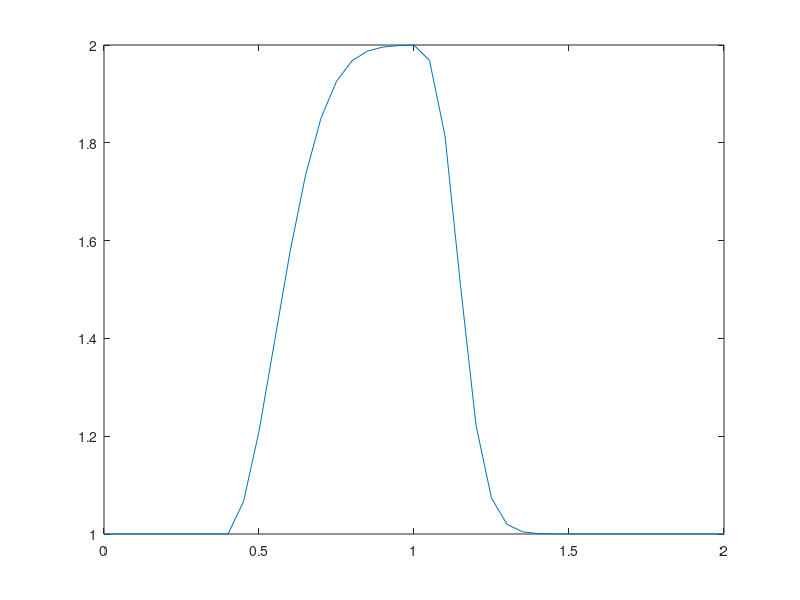

The MATLAB script that drew this image:
nx = 41;
dx = 2./(nx-1);
nt = 40;    %nt is the number of timesteps we want to calculate
dt = .0025;  %dt is the amount of time each timestep covers (delta t)
c=1



u = ones(1,nx)      %as before, we initialize u with every value equal to 1.
u(1,0.5/dx : 1/dx+1)=2  %then set u = 2 between 0.5 and 1 as per our I.C.s

un = ones(1,nx) %initialize our placeholder array un, to hold the time-stepped solutio

for n=1:1:nt;  %iterate through time
    un = u %%copy the existing values of u into un
    for i=2:1:nx  %%now we'll iterate through the u array
    
     %%%This is the line from Step 1, copied exactly.  Edit it for our new equation.
     %%%then uncomment it and run the cell to evaluate Step 2   
      
          % u(i) = un(i)-c*dt/dx*(un(i)-un(i-1)) 
u(i)=un(i)-u(i)*dt/dx*(un(i)-un(i-1))
    
    end
    plot(linspace(0,2,nx),u) %%Plot the results
    pause(0.01)
    end
